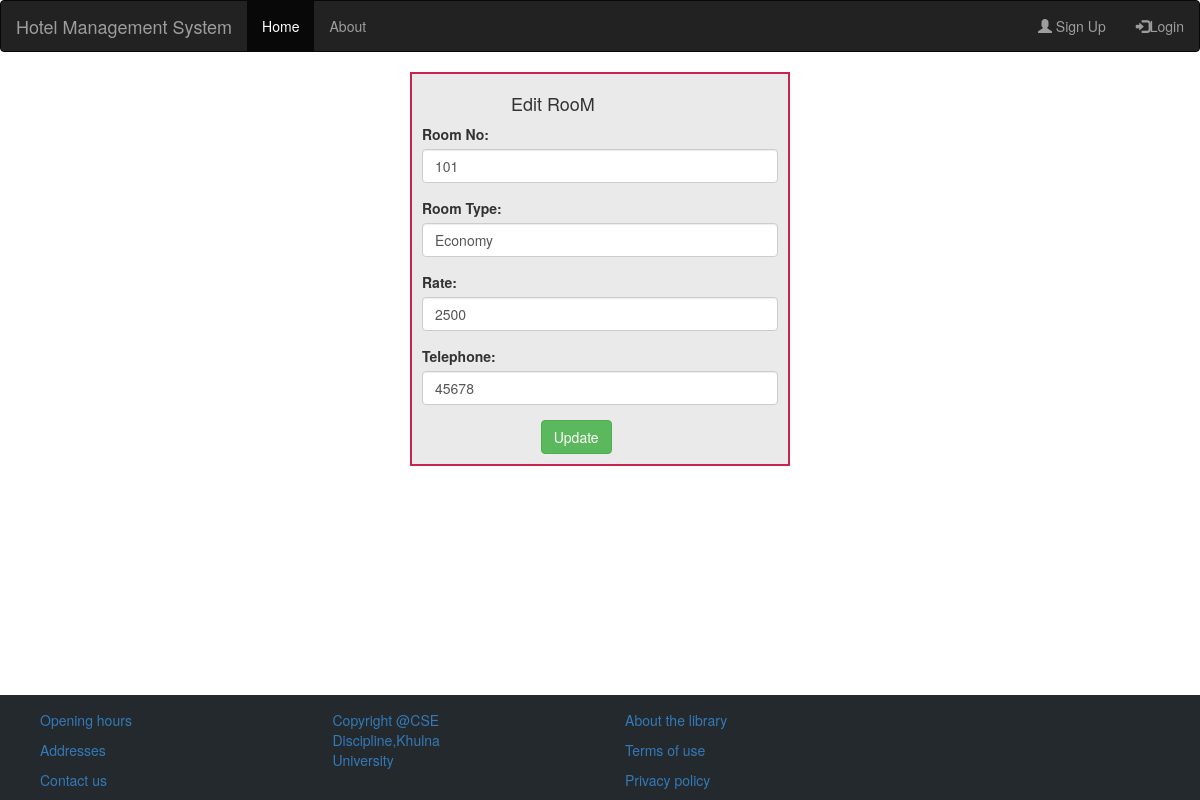
/Hotel_Management/room-edit.php?id=16, run on the app's committed database.
### tables this page shows
CREATE TABLE `room` (
  `id` int(11) NOT NULL,
  `roomId` int(11) NOT NULL,
  `Room_type` varchar(45) NOT NULL,
  `Rate` varchar(45) NOT NULL,
  `Phone_no` varchar(45) NOT NULL,
  `isReserved` tinyint(1) NOT NULL DEFAULT '0'
);

### Hotel_Management/database.php (called while the page is built, shortened)
<?php
function db_select($query){
    $con = db_connect();
    $rows = $con->query($query);
    $data=[];
    if($rows==null){
        echo "Database query failed";
        return $data;
    }else {
        $rows = $rows->fetch_all(MYSQLI_BOTH);
        foreach ($rows as $row){
            array_push($data,$row);
        }
    }
    return $data;
}
function db_connect(){
    $serverName="localhost";
    $userName="root";
    $password="";
    $dbName="mydb";
    $con= new mysqli($serverName,$userName,$password,$dbName);
    if($con->connect_errno){
        die("connection failed.".$con->connect_error);
    }else {
        return $con;
    }
}

### Hotel_Management/room-edit.php (the view, shortened to what this page needs)
<?php
include_once 'header.php';
require_once 'database.php';
$id = $_GET['id'];
$query = "select * from room where id='$id'";
$data = db_select($query);
$data = $data[0];
?>
<form action="room-edit-refresh.php" method="post">
    <div class="col-md-4 col-md-offset-4" style="border: 2px solid #c7254e;background: #EAEAEA;padding: 10px">
        <h4 style="padding-left: 25%">Edit RooM</h4>
        <div class="form-group">
            <label>Room No:</label>
            <input type="number" name="roomNo" class="form-control" value="<?=$data['roomId']?>" required>
        </div>
        <div class="form-group">
            <label>Room Type:</label>
            <input name="type" class="form-control" value="<?=$data['Room_type']?>" required>
        </div>
        <div class="form-group">
            <label>Rate:</label>
            <input name="rate" class="form-control" value="<?=$data['Rate']?>" required>
        </div>
        <div class="form-group">
            <label>Telephone:</label>
            <input name="telephone" class="form-control" value="<?=$data['Phone_no']?>" required>
        </div>
        <input type="submit" name="submit" class="btn btn-success col-md-offset-4" value="Update" >
    </div>
</form>
<?php
include_once 'footer.php';
?>

### data on the page
room: roomNo "101", type "Economy", rate "2500", telephone "45678"
